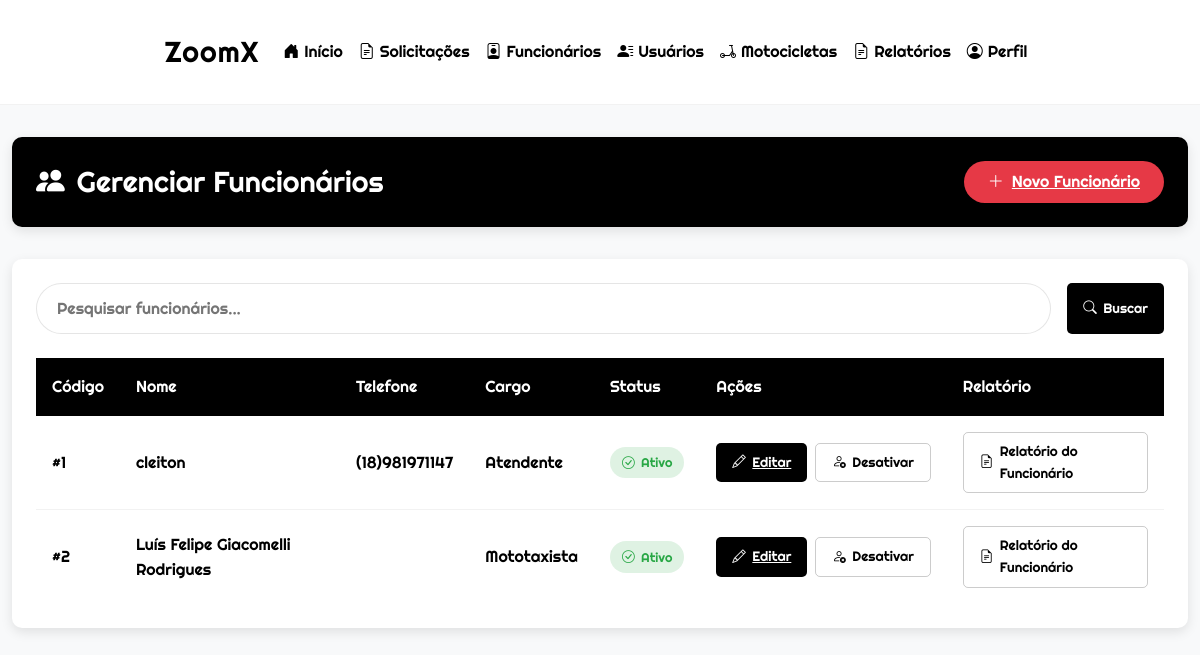
/admin/funcionarios/funcionarios.php (signed in), run on the app's committed database.
### tables this page shows
CREATE TABLE `funcionarios` (
  `fun_codigo` int(11) NOT NULL,
  `fun_nome` varchar(255) NOT NULL,
  `fun_email` varchar(255) NOT NULL,
  `fun_telefone` varchar(15) NOT NULL,
  `fun_data_contratacao` date NOT NULL,
  `fun_cnh` varchar(20) DEFAULT NULL,
  `fun_ativo` tinyint(1) NOT NULL DEFAULT 1,
  `fun_senha` varchar(255) NOT NULL,
  `fun_cargo` varchar(100) NOT NULL
);

### admin/funcionarios/funcionarios.php (the view, shortened to what this page needs)
<?php
$conexao = conexao::getInstance();
$sql = 'SELECT *
        FROM funcionarios
        ORDER BY fun_nome ASC';
$stmt = $conexao->prepare($sql);
$stmt->execute();
$funcionarios = $stmt->fetchAll(PDO::FETCH_ASSOC);
?>
<!DOCTYPE html>
<html lang="pt-BR">
<head>
    <link href="https://cdn.jsdelivr.net/npm/bootstrap@5.3.0/dist/css/bootstrap.min.css" rel="stylesheet">
    <link rel="stylesheet" href="https://cdn.jsdelivr.net/npm/bootstrap-icons@1.10.0/font/bootstrap-icons.css">
</head>
<body>
    <?php include '../../components/header_admin.php'; ?>
    <div class="admin-container container-fluid">
        <div class="page-header">
            <h1>
                <i class="bi bi-people-fill"></i>
                Gerenciar Funcionários
            </h1>
            <a href="adicionar_funcionario.php" class="btn-add">
                <i class="bi bi-plus-lg"></i>
                Novo Funcionário
            </a>
        </div>
        <div class="table-container">
            <div class="search-container">
                <input type="text" class="search-input" placeholder="Pesquisar funcionários..." id="searchInput">
                <button class="btn-edit" onclick="filterTable()">
                    <i class="bi bi-search"></i>
                    Buscar
                </button>
            </div>
            <div class="table-responsive">
                <table class="table-custom">
                    <thead>
                        <tr>
                            <th>Código</th>
                            <th>Nome</th>
                            <th>Telefone</th>
                            <th>Cargo</th>
                            <th>Status</th>
                            <th>Ações</th>
                            <th>Relatório</th>
                        </tr>
                    </thead>
                    <tbody>
                        <?php foreach ($funcionarios as $funcionario): ?>
                            <tr>
                                <td>#<?= htmlspecialchars($funcionario['fun_codigo']) ?></td>
                                <td><?= htmlspecialchars($funcionario['fun_nome']) ?></td>
                                <td><?= htmlspecialchars($funcionario['fun_telefone']) ?></td>
                                <td><?= htmlspecialchars($funcionario['fun_cargo']) ?></td>
                                <td>
                                    <span class="status-badge <?= $funcionario['fun_ativo'] ? 'status-active' : 'status-inactive' ?>">
                                        <i class="bi <?= $funcionario['fun_ativo'] ? 'bi-check-circle' : 'bi-slash-circle' ?>"></i>
                                        <?= $funcionario['fun_ativo'] ? 'Ativo' : 'Indisponível' ?>
                                    </span>
                                </td>
                                <td>
                                    <div class="action-btns">
                                        <a href="editar_funcionario.php?id=<?= htmlspecialchars($funcionario['fun_codigo']) ?>" class="btn-edit">
                                            <i class="bi bi-pencil"></i>
                                            Editar
                                        </a>
                                        <form method="post" action="../../actions/actionfuncionario.php" class="action-form">
                                            <button type="submit" class="btn-toggle">
                                                <i class="bi <?= $funcionario['fun_ativo'] ? 'bi-person-x' : 'bi-person-check' ?>"></i>
                                                <?= $funcionario['fun_ativo'] ? 'Desativar' : 'Ativar' ?>
                                            </button>
                                        </form>
                                    </div>
                                </td>
                                <td>
                                    <a href="quantidade_viagens.php?id=<?= htmlspecialchars($funcionario['fun_codigo']) ?>" class="btn-toggle-relatorio">
                                        <i class="bi bi-file-earmark-text"></i>
                                        Relatório do Funcionário
                                    </a>
                                </td>
                            </tr>
                        <?php endforeach; ?>
                    </tbody>
                </table>
            </div>
        </div>
    </div>
</body>
</html>

### admin/funcionarios/funcionarios.php (style rules this page uses)
:root { --bg-color: #f0f0f0; --text-color: #000; --primary-color: #000; --secondary-color: #333; --accent-color: #e63946; --card-bg: #fff; --border-radius: 10px; --box-shadow: 0 4px 12px rgba(0, 0, 0, 0.1); }
body { font-family: 'Righteous', sans-serif; background-color: var(--bg-color); color: var(--text-color); }
.admin-container { margin: 2rem auto; padding: 0 1.5rem; }
.page-header { background-color: var(--primary-color); color: white; padding: 1.5rem; border-radius: var(--border-radius); box-shadow: var(--box-shadow); margin-bottom: 2rem; display: flex; justify-content: space-between; align-items: center; }
.page-header h1 { margin: 0; font-size: 1.8rem; display: flex; align-items: center; gap: 0.75rem; }
.btn-add { background-color: var(--accent-color); color: white; border: none; padding: 0.5rem 1.5rem; border-radius: 50px; font-weight: 500; transition: all 0.3s; display: flex; align-items: center; gap: 0.5rem; }
.table-container { background-color: var(--card-bg); border-radius: var(--border-radius); box-shadow: var(--box-shadow); padding: 1.5rem; margin-bottom: 2rem; }
.table-custom { width: 100%; border-collapse: separate; border-spacing: 0; }
.table-custom thead { background-color: var(--primary-color); color: white; position: sticky; top: 0; }
.table-custom th { padding: 1rem; text-align: left; border: none; font-weight: 500; }
.table-custom td { padding: 1rem; border-bottom: 1px solid rgba(0, 0, 0, 0.05); vertical-align: middle; }
.table-custom tr:last-child td { border-bottom: none; }
.status-badge { padding: 0.35rem 0.75rem; border-radius: 50px; font-size: 0.8rem; font-weight: 500; display: inline-flex; align-items: center; gap: 0.4rem; }
.status-active { background-color: rgba(40, 167, 69, 0.15); color: #28a745; }
.action-btns { display: flex; gap: 0.5rem; }
.btn-edit { background-color: var(--primary-color); color: white; border: none; padding: 0.5rem 1rem; border-radius: 5px; transition: all 0.3s; display: flex; align-items: center; gap: 0.4rem; font-size: 0.85rem; }
.btn-toggle, .btn-toggle-relatorio { text-decoration: none; background-color: transparent; color: var(--text-color); border: 1px solid rgba(0, 0, 0, 0.2); padding: 0.5rem 1rem; border-radius: 5px; transition: all 0.3s; display: flex; align-items: center; gap: 0.4rem; font-size: 0.85rem; }
.search-container { margin-bottom: 1.5rem; display: flex; gap: 1rem; }
.search-input { flex: 1; padding: 0.75rem 1.25rem; border-radius: 50px; border: 1px solid rgba(0, 0, 0, 0.1); font-family: 'Righteous', sans-serif; }

### components/header_admin.php (style rules this page uses)
:root { --primary: #000; --secondary: #fff; --accent: #007bff; --light-bg: #f8f9fa; }
body { font-family: 'Righteous', sans-serif; background-color: var(--light-bg); color: var(--primary); line-height: 1.6; }

### data on the page
funcionarios: fun_codigo "1", fun_nome "cleiton", fun_telefone "(18)981971147", fun_cargo "Atendente", fun_ativo 1 (drawn)
funcionarios: fun_codigo "2", fun_nome "Luís Felipe Giacomelli Rodrigues", fun_cargo "Mototaxista", fun_ativo 1 (drawn)
